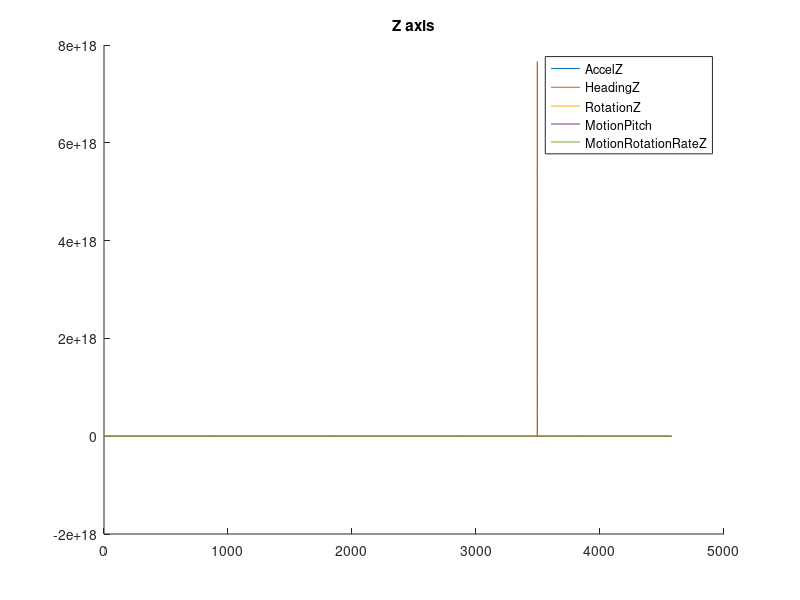
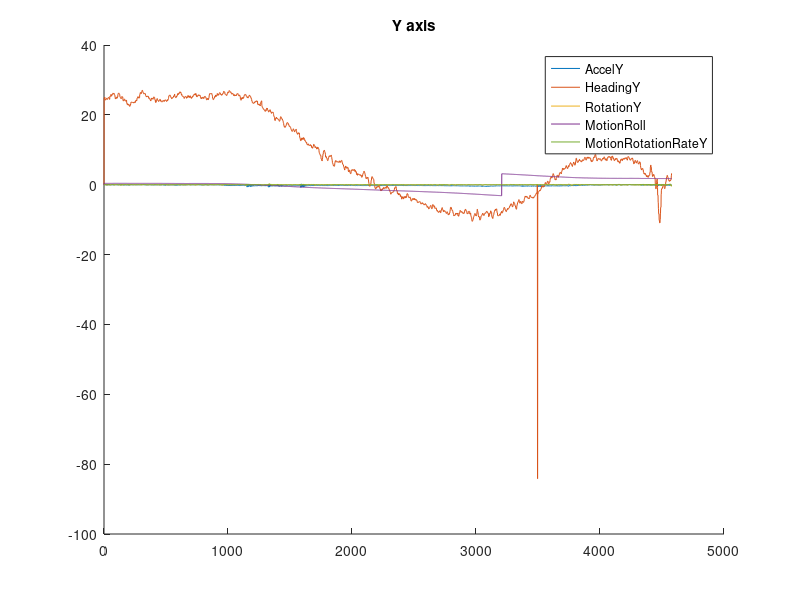
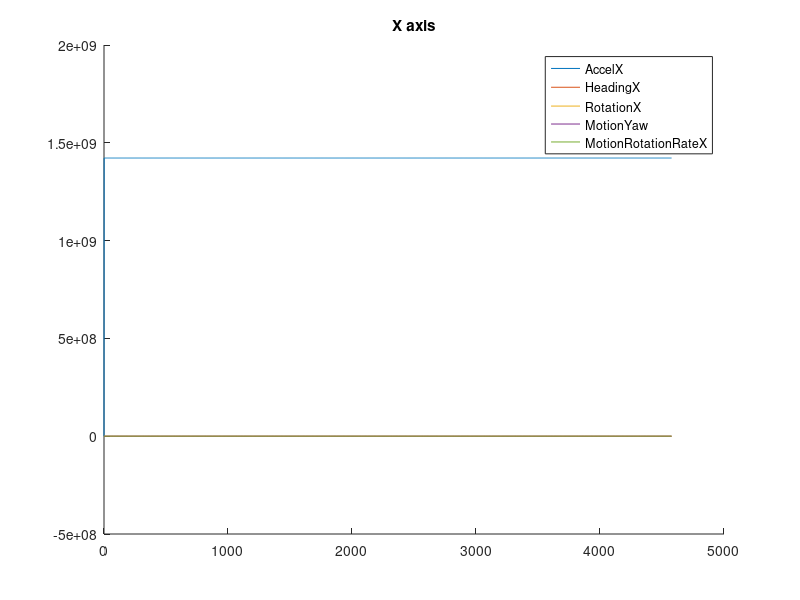

Write the MATLAB code that produced these figures, in order.
rawdata=xlsread('2015-01-24_11-49-26.csv');   % read truck roundabout data file

time = rawdata(:,2);    % create a time vector

figure()
hold on
plot(time, rawdata(:,13))
plot(time, rawdata(:,16))
plot(time, rawdata(:,22))
plot(time, rawdata(:,25))
plot(time, rawdata(:,28))
legend('AccelZ','HeadingZ','RotationZ','MotionPitch','MotionRotationRateZ')
title 'Z axis'
hold off

figure()
hold on
plot(time, rawdata(:,12))
plot(time, rawdata(:,15))
plot(time, rawdata(:,21))
plot(time, rawdata(:,24))
plot(time, rawdata(:,27))
legend('AccelY','HeadingY','RotationY','MotionRoll','MotionRotationRateY')
title 'Y axis'
hold off

figure()
hold on
plot(time, rawdata(:,11))
plot(time, rawdata(:,14))
plot(time, rawdata(:,20))
plot(time, rawdata(:,23))
plot(time, rawdata(:,26))
legend('AccelX','HeadingX','RotationX','MotionYaw','MotionRotationRateX')
title 'X axis'
hold off
